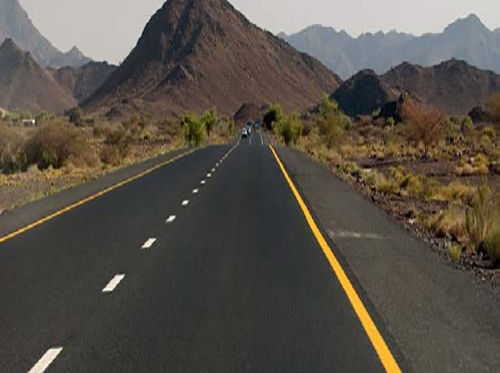
#> input picture roads.jpg, 500 x 373 px, found by its file name
$ python detector.py
#> lines starting #> are read from the running program, lines starting #| are printed output that depends on the picture; after the words box and inside, x2 and y2 are one past the last pixel; in counts of white or black regions, pixels touching at a corner belong together
import cv2 as cv
import matplotlib.pyplot as plt
import numpy as np


def region_of_interest(img, vertices):
    mask = np.zeros_like(img)
    match_mask_color = 255
    cv.fillPoly(mask, vertices, match_mask_color)
    masked_image = cv.bitwise_and(img, mask)
    return masked_image


def draw_the_lines(img, lines):
    img = np.copy(img)
    blank_image = np.zeros((img.shape[0], img.shape[1], 3), dtype=np.uint8)
    for line in lines:
        for x1, y1, x2, y2 in line:
            cv.line(
                blank_image,
                (x1, y1), (x2, y2),
                (0, 255, 0),
                thickness=3
            )
    img = cv.addWeighted(img, 0.8, blank_image, 1, 0.0)
    return img


image = cv.imread('images/roads.jpg')
#> image is the input picture: shape (373, 500, 3); mean B, G, R 72.5, 81.6, 87.6
image = cv.cvtColor(image, cv.COLOR_BGR2RGB)
print(image.shape)
#| (373, 500, 3)
height = image.shape[0]
#> height = 373
width = image.shape[1]
#> width = 500
region_of_interest_vertices = [
    (0, height),
    (width/2, height/3),
    (width, height)
]
#> region_of_interest_vertices = [(0, 373), (250, 124.3), (500, 373)]
gray_image = cv.cvtColor(image, cv.COLOR_BGR2GRAY)
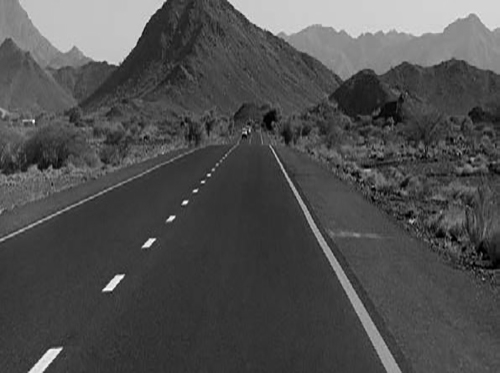
#> gray_image: shape (373, 500); min 0, max 254, mean 79.5
canny_image = cv.Canny(gray_image, 100, 200)
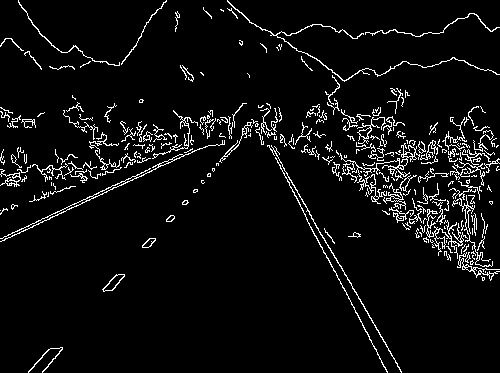
#> canny_image: shape (373, 500); 5.5% white in thin lines or dots
cropped_image = region_of_interest(
    canny_image, np.array([region_of_interest_vertices], np.int32)
)
#> in region_of_interest, `cv.fillPoly(mask, vertices, match_mask_color)`:
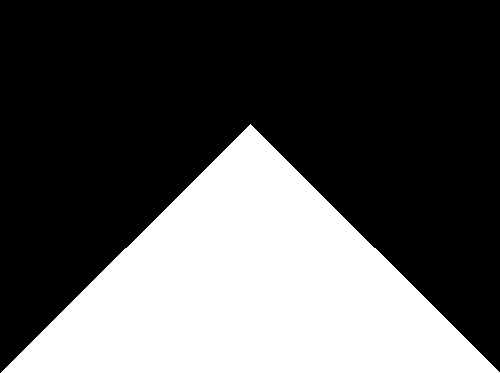
#> mask: shape (373, 500); 33.4% white; 1 white region, box (x1, y1, x2, y2) and area: (1, 124, 500, 373) 62251
#> in region_of_interest, `masked_image = cv.bitwise_and(img, mask)`:
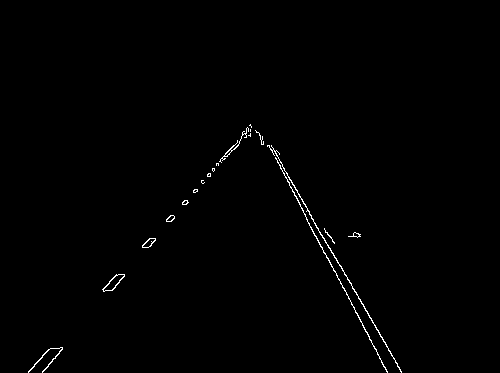
#> masked_image: shape (373, 500); 0.62% white in thin lines or dots, all inside (x1, y1, x2, y2) = (28, 124, 402, 373)
lines = cv.HoughLinesP(
    cropped_image, rho=6,
    theta=np.pi/60,
    threshold=160,
    lines=np.array([]),
    minLineLength=20,
    maxLineGap=60
)
#> lines = [[271, 145, 386, 371], [269, 145, 400, 371], [29, 371, 248, 128], [275, 152, 401, 371], [269, 146, 333, 270], [46, 368, 169, 217]]

image_with_lines = draw_the_lines(image, lines)
#> the loop in draw_the_lines, `for line in lines:` made 6 passes
#> after the loop in draw_the_lines, `for line in lines:`:
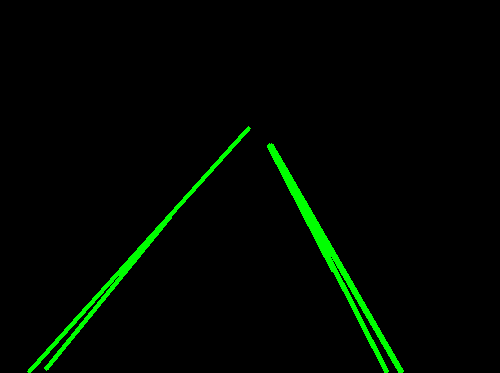
#> blank_image: shape (373, 500, 3); mean of channels 0, 1, 2 0, 6.7, 0; drawn as B, G, R
#> in draw_the_lines, `img = cv.addWeighted(img, 0.8, blank_image, 1, 0.0)`:
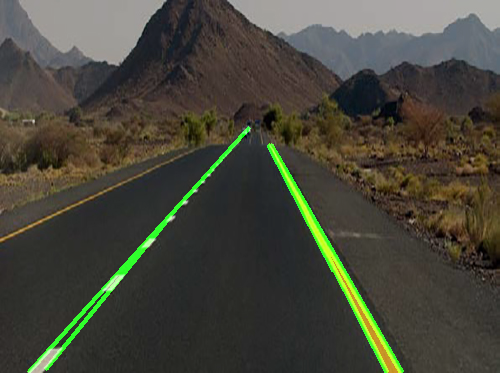
#> img: shape (373, 500, 3); mean R, G, B 70.1, 69.7, 58
plt.imshow(image_with_lines)
plt.show()
